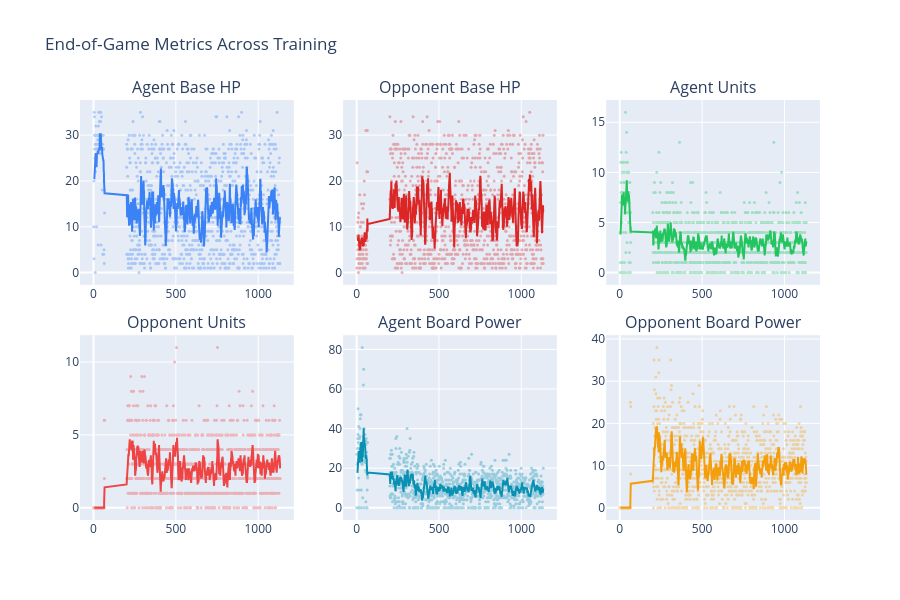

The code cell stored with this chart in its notebook:
### Markdown cell above
## End‑of‑Game Snapshot Across Training

### Code cell
if HAS_TURNS:
    plot_last_turn_panel(turn_df, window=10).show()
else:
    print("turn_summaries.csv not available for this run")

### Figure 1 — Plotly figure (JSON) as saved in the notebook; plotly's stock layout.template omitted (floating-point values rounded to 4 significant figures; data arrays with more than 128 entries replaced by an {"elided": "..."} marker saying what was removed)
{"data": [{"marker": {"color": "#3b82f6", "size": 3}, "mode": "markers", "opacity": 0.35, "showlegend": false, "type": "scatter", "x": {"elided": "999 float values"}, "xaxis": "x", "y": {"elided": "999 float values"}, "yaxis": "y"}, {"line": {"color": "#3b82f6", "width": 2}, "mode": "lines", "showlegend": false, "type": "scatter", "x": {"elided": "999 float values"}, "xaxis": "x", "y": {"elided": "999 float values"}, "yaxis": "y"}, {"marker": {"color": "#dc2626", "size": 3}, "mode": "markers", "opacity": 0.35, "showlegend": false, "type": "scatter", "x": {"elided": "999 float values"}, "xaxis": "x2", "y": {"elided": "999 float values"}, "yaxis": "y2"}, {"line": {"color": "#dc2626", "width": 2}, "mode": "lines", "showlegend": false, "type": "scatter", "x": {"elided": "999 float values"}, "xaxis": "x2", "y": {"elided": "999 float values"}, "yaxis": "y2"}, {"marker": {"color": "#22c55e", "size": 3}, "mode": "markers", "opacity": 0.35, "showlegend": false, "type": "scatter", "x": {"elided": "999 float values"}, "xaxis": "x3", "y": {"elided": "999 float values"}, "yaxis": "y3"}, {"line": {"color": "#22c55e", "width": 2}, "mode": "lines", "showlegend": false, "type": "scatter", "x": {"elided": "999 float values"}, "xaxis": "x3", "y": {"elided": "999 float values"}, "yaxis": "y3"}, {"marker": {"color": "#ef4444", "size": 3}, "mode": "markers", "opacity": 0.35, "showlegend": false, "type": "scatter", "x": {"elided": "999 float values"}, "xaxis": "x4", "y": {"elided": "999 float values"}, "yaxis": "y4"}, {"line": {"color": "#ef4444", "width": 2}, "mode": "lines", "showlegend": false, "type": "scatter", "x": {"elided": "999 float values"}, "xaxis": "x4", "y": {"elided": "999 float values"}, "yaxis": "y4"}, {"marker": {"color": "#0891b2", "size": 3}, "mode": "markers", "opacity": 0.35, "showlegend": false, "type": "scatter", "x": {"elided": "999 float values"}, "xaxis": "x5", "y": {"elided": "999 float values"}, "yaxis": "y5"}, {"line": {"color": "#0891b2", "width": 2}, "mode": "lines", "showlegend": false, "type": "scatter", "x": {"elided": "999 float values"}, "xaxis": "x5", "y": {"elided": "999 float values"}, "yaxis": "y5"}, {"marker": {"color": "#f59e0b", "size": 3}, "mode": "markers", "opacity": 0.35, "showlegend": false, "type": "scatter", "x": {"elided": "999 float values"}, "xaxis": "x6", "y": {"elided": "999 float values"}, "yaxis": "y6"}, {"line": {"color": "#f59e0b", "width": 2}, "mode": "lines", "showlegend": false, "type": "scatter", "x": {"elided": "999 float values"}, "xaxis": "x6", "y": {"elided": "999 float values"}, "yaxis": "y6"}], "layout": {"annotations": [{"font": {"size": 16}, "showarrow": false, "text": "Agent Base HP", "x": 0.1444, "xanchor": "center", "xref": "paper", "y": 1, "yanchor": "bottom", "yref": "paper"}, {"font": {"size": 16}, "showarrow": false, "text": "Opponent Base HP", "x": 0.5, "xanchor": "center", "xref": "paper", "y": 1, "yanchor": "bottom", "yref": "paper"}, {"font": {"size": 16}, "showarrow": false, "text": "Agent Units", "x": 0.8556, "xanchor": "center", "xref": "paper", "y": 1, "yanchor": "bottom", "yref": "paper"}, {"font": {"size": 16}, "showarrow": false, "text": "Opponent Units", "x": 0.1444, "xanchor": "center", "xref": "paper", "y": 0.44, "yanchor": "bottom", "yref": "paper"}, {"font": {"size": 16}, "showarrow": false, "text": "Agent Board Power", "x": 0.5, "xanchor": "center", "xref": "paper", "y": 0.44, "yanchor": "bottom", "yref": "paper"}, {"font": {"size": 16}, "showarrow": false, "text": "Opponent Board Power", "x": 0.8556, "xanchor": "center", "xref": "paper", "y": 0.44, "yanchor": "bottom", "yref": "paper"}], "height": 600, "title": {"text": "End‑of‑Game Metrics Across Training"}, "xaxis": {"anchor": "y", "domain": [0, 0.2889]}, "xaxis2": {"anchor": "y2", "domain": [0.3556, 0.6444]}, "xaxis3": {"anchor": "y3", "domain": [0.7111, 1]}, "xaxis4": {"anchor": "y4", "domain": [0, 0.2889]}, "xaxis5": {"anchor": "y5", "domain": [0.3556, 0.6444]}, "xaxis6": {"anchor": "y6", "domain": [0.7111, 1]}, "yaxis": {"anchor": "x", "domain": [0.56, 1]}, "yaxis2": {"anchor": "x2", "domain": [0.56, 1]}, "yaxis3": {"anchor": "x3", "domain": [0.56, 1]}, "yaxis4": {"anchor": "x4", "domain": [0, 0.44]}, "yaxis5": {"anchor": "x5", "domain": [0, 0.44]}, "yaxis6": {"anchor": "x6", "domain": [0, 0.44]}}}
